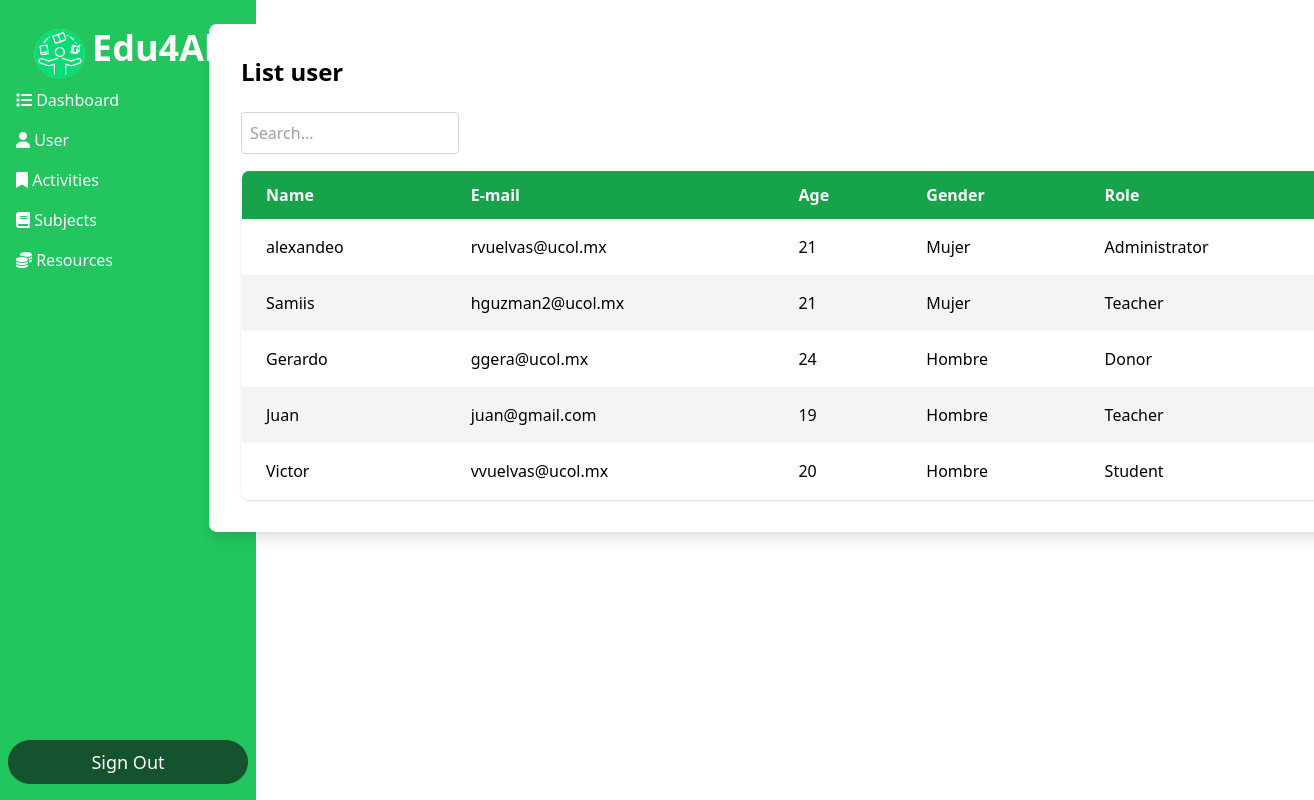
/Dashboard_Cordinador/Dashboard.php?action=listar_usuarios (signed in), run on an earlier commit of the app's database.
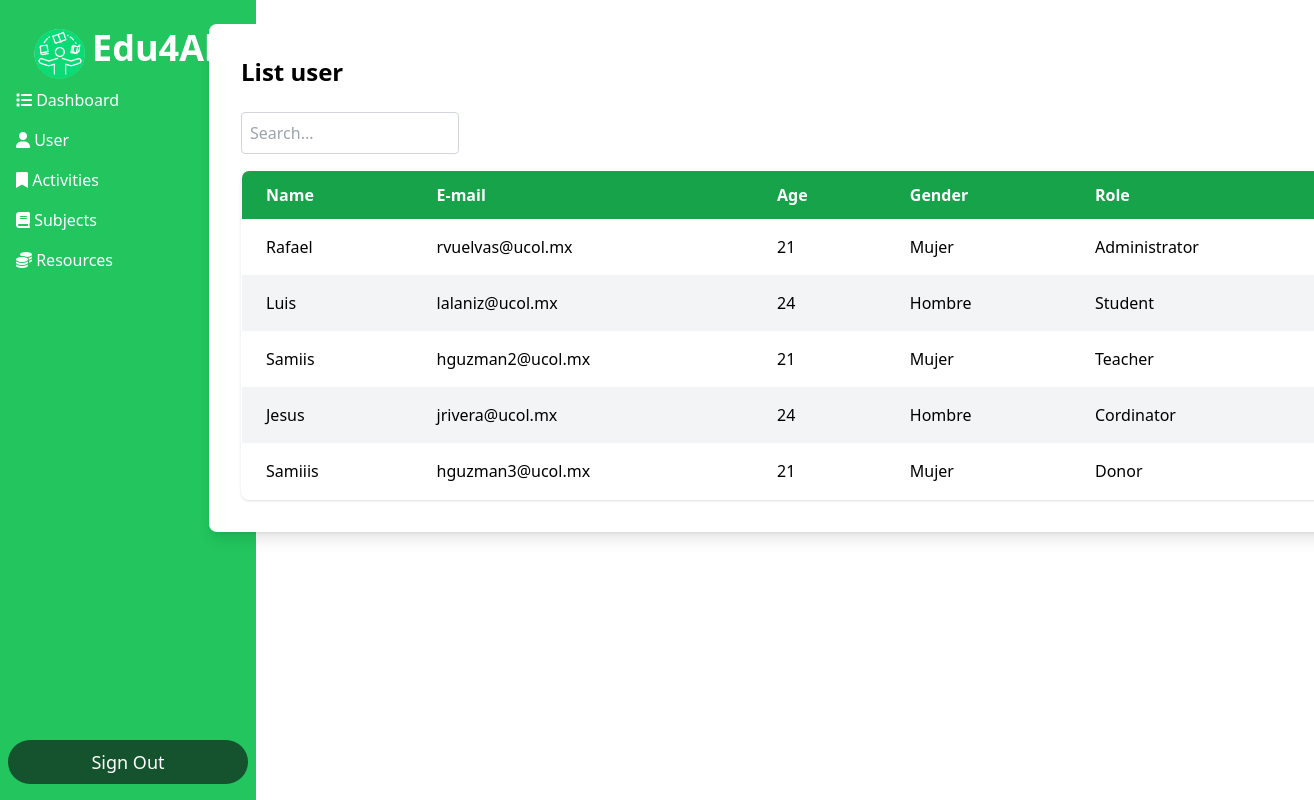
And on a later commit of the database.
### tables this page shows
CREATE TABLE `usuarios` (
  `id` int(11) NOT NULL,
  `nombre` varchar(100) DEFAULT NULL,
  `correo` varchar(100) DEFAULT NULL,
  `password` varchar(10) NOT NULL,
  `genero` varchar(10) DEFAULT NULL,
  `edad` int(11) DEFAULT NULL,
  `tipo_usuario` varchar(50) DEFAULT NULL,
  `fecha_nac` date NOT NULL
);

### Conexion/conexion.php (called while the page is built, shortened)
<?php
	class Conexion
	{
		private $host='localhost';
		private $usuario='root';
		private $password = '';
		private $base='escuela';
		public $sentencia;
		private $conexion;
		private function abrir_conexion(){
			$this->conexion = new mysqli($this->host,$this->usuario,$this->password,$this->base);
		}
		public function obtener_sentencia(){
			$result = $this->conexion->query($this->sentencia);
			return $result;
		}
	}
?>

### Conexion/contacto.php (called while the page is built, shortened)
<?php
    include ("conexion.php");
    class Contacto extends Conexion {
        public function consultar(){
            $this->sentencia = "SELECT * FROM usuarios";
            $result = $this->obtener_sentencia();
            return $result;
        }
    }
?>

### Dashboard_Cordinador/listausuarios.php (the view, shortened to what this page needs)
<?php
require_once("../Conexion/contacto.php");
$obj = new Contacto();
$tipo_usuario = isset($_POST['tipo_usuario']) ? $_POST['tipo_usuario'] : '';
if ($tipo_usuario !== '') {
    $resultado = $obj->consultaxtipo($tipo_usuario);
} else {
    $resultado = $obj->consultar();
}
?>
<div class="max-w-6xl translate-x-32 mx-auto bg-white p-8 rounded-lg shadow-lg">
    <h1 class="text-2xl font-bold mb-6">List user</h1>
    <input type="text" id="commandPalette" placeholder="Search..." class="block w-1/5 p-2 border border-gray-300 rounded mb-4">
    <table class="min-w-full mx-auto table-auto border-collapse border border-gray-300 rounded-lg overflow-hidden shadow">
        <thead>
            <tr class="bg-green-600 text-white">
                <th class="px-6 py-3 text-left">Name</th>
                <th class="px-6 py-3 text-left">E-mail</th>
                <th class="px-6 py-3 text-left">Age</th>
                <th class="px-6 py-3 text-left">Gender</th>
                <th class="px-6 py-3 text-left">Role</th>
            </tr>
        </thead>
        <tbody id="userTable">
            <?php while ($registro = $resultado->fetch_assoc()): ?>
                <tr class="even:bg-gray-100 hover:bg-gray-200">
                    <td class="px-6 py-4"><?php echo htmlspecialchars($registro["nombre"]); ?></td>
                    <td class="px-6 py-4"><?php echo htmlspecialchars($registro["correo"]); ?></td>
                    <td class="px-6 py-4"><?php echo htmlspecialchars($registro["edad"]); ?></td>
                    <td class="px-6 py-4"><?php echo htmlspecialchars($registro["genero"]); ?></td>
                    <td class="px-6 py-4"><?php echo htmlspecialchars($registro["tipo_usuario"]); ?></td>
                </tr>
            <?php endwhile; ?>
        </tbody>
    </table>
</div>

What changed in the data, as far as the page shows it:
removed usuarios: nombre "Gerardo", correo "ggera@ucol.mx", edad "24", genero "Hombre", tipo_usuario "Donor"
removed usuarios: nombre "Juan", correo "juan@gmail.com", edad "19", genero "Hombre", tipo_usuario "Teacher"
removed usuarios: nombre "Victor", correo "vvuelvas@ucol.mx", edad "20", genero "Hombre", tipo_usuario "Student"
changed usuarios "rvuelvas@ucol.mx": nombre "alexandeo" → "Rafael"
added usuarios: nombre "Luis", correo "lalaniz@ucol.mx", edad "24", genero "Hombre", tipo_usuario "Student"
added usuarios: nombre "Jesus", correo "jrivera@ucol.mx", edad "24", genero "Hombre", tipo_usuario "Cordinator"
added usuarios: nombre "Samiiis", correo "hguzman3@ucol.mx", edad "21", genero "Mujer", tipo_usuario "Donor"
